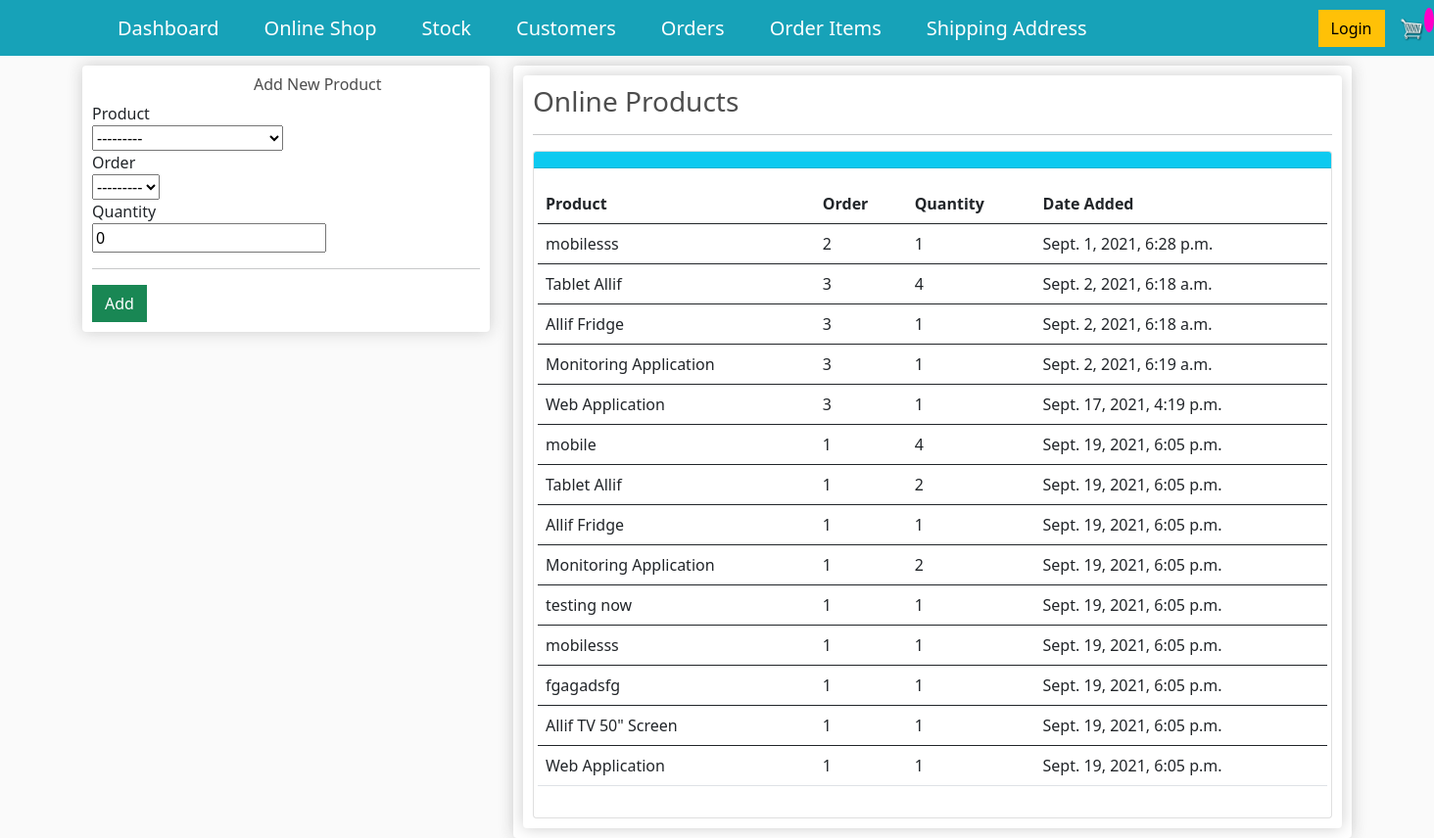
The app's page /order_online_items/ with its own data.
### store/models.py (models this page shows, shortened)
class OrderItem(models.Model):
    product = models.ForeignKey(Product, on_delete=models.SET_NULL, null=True, blank=True)
    order = models.ForeignKey(Order, on_delete=models.SET_NULL, null=True,blank=True)
    quantity = models.IntegerField(default=0,null=True,blank=True)
    date_added = models.DateTimeField(auto_now_add=True)

class Product(models.Model):
    name = models.CharField(max_length=255, null=True)
    price=models.DecimalField(max_digits=7,decimal_places=2)
    digital = models.BooleanField(default=False,blank=True, null=True)#If the item is digital, we dont need to ship
    product_image=models.ImageField(null=True, blank=True)
    def __str__(self):
        return self.name

class Order(models.Model):
    customer = models.ForeignKey(Customer, on_delete=models.SET_NULL, null=True,blank=True)#if customer is deleted, we dont want to delete the order but rather set the customer value to null
    date_ordered=models.DateTimeField(auto_now_add=True)
    complete=models.BooleanField(default=False, null=True, blank=False)
    transaction_id=models.CharField(max_length=100, null=True)
    def __str__(self):
        return str(self.id) #it was giving errors hence commented out

### store/views.py (the view)
# urls.py: path('order_online_items/', views.order_online_items, name="order_online_items"),
def order_online_items(request):
    title="Allifmaal Online Stock"
    form=OrderOnlineItemsForm(request.POST or None)
    orderitems = OrderItem.objects.all()
    if form.is_valid():
        form.save()
        messages.success(request, 'Customer added successfully')
        return redirect('order_online_items')
    context={
        "title": title,
        "form":form,
        "orderitems":orderitems,
        }
    return render(request,'store/order_online_items.html',context)

### store/forms.py
class OrderOnlineItemsForm(forms.ModelForm): #the forms here is the one imported up there.
    class Meta:
        model = OrderItem
        fields = ["product",'order','quantity']

### store/templates/store/order_online_items.html (shortened to what this page needs)
{% extends "store/main.html"%}
{% load crispy_forms_tags %}
{% load static %}
{% block content %}
<div class="row">
	<div class="col-lg-4">
		<div class="box-element" id="form-wrapper">
                <div id="user-info">
                <h6 style="padding-left:165px">Add New Product</h6>
                <form method='POST' action=''> {% csrf_token %}
                    {{form|crispy}}
                </div>
                <hr>
                <input id="form-button" class="btn btn-success btn-block" type="submit" value="Add">
		</div>
        <br>
	</div>
	<div class="col-lg-8">
		<div class="box-element">
            <div class="box-element">
        <h3>Online Products</h3>
        <hr>
            <div class="card">
                <div class="card-header bg-info text-white">
                </div>
                <div class="card-body">
                    <div class="row">
                       <table class="table table-hover">
                        <thead>
                          <tr>
                            <th scope="col">Product</th>
                            <th scope="col">Order</th>
                            <th scope="col">Quantity</th>
                            <th scope="col">Date Added</th>
                          </tr>
                        </thead>
                        <tbody>
                            {% for orderitem in orderitems %}
                            <tr>
                            <td>{{orderitem.product}}</td>
                            <td>{{orderitem.order}}</td>
                            <td>{{orderitem.quantity}}</td>
                            <td>{{orderitem.date_added}}</td>
                          </tr>
                        </tbody>
                        {% endfor %}
                      </table>
                </div>
            </div>
        </div>
            </div>
		</div>
	</div>
</div>
{% endblock %}

### store/static/css/main.css (style rules this page uses)
body { background-color: hsl(0, 0%, 98%); }
h1,h2,h3,h4,h5,h6 { color:hsl(0, 0%, 30%); }
.box-element { box-shadow:hsl(0, 0%, 80%) 0 0 16px; background-color: #fff; border-radius: 4px; padding: 10px; }
.col-lg-4, .col-lg-6, .col-lg-8, .col-lg-12 { margin-top: 10px; }
.btn { border-radius: 0; }

### records on screen
OrderItem: product "mobilesss", order "2", quantity "1", date_added "Sept. 1, 2021, 6:28 p.m."
OrderItem: product "Tablet Allif", order "3", quantity "4", date_added "Sept. 2, 2021, 6:18 a.m."
OrderItem: product "Allif Fridge", order "3", quantity "1", date_added "Sept. 2, 2021, 6:18 a.m."
OrderItem: product "Monitoring Application", order "3", quantity "1", date_added "Sept. 2, 2021, 6:19 a.m."
OrderItem: product "Web Application", order "3", quantity "1", date_added "Sept. 17, 2021, 4:19 p.m."
OrderItem: product "mobile", order "1", quantity "4", date_added "Sept. 19, 2021, 6:05 p.m."
OrderItem: product "Tablet Allif", order "1", quantity "2", date_added "Sept. 19, 2021, 6:05 p.m."
OrderItem: product "Allif Fridge", order "1", quantity "1", date_added "Sept. 19, 2021, 6:05 p.m."
OrderItem: product "Monitoring Application", order "1", quantity "2", date_added "Sept. 19, 2021, 6:05 p.m."
OrderItem: product "testing now", order "1", quantity "1", date_added "Sept. 19, 2021, 6:05 p.m."
OrderItem: product "mobilesss", order "1", quantity "1", date_added "Sept. 19, 2021, 6:05 p.m."
OrderItem: product "fgagadsfg", order "1", quantity "1", date_added "Sept. 19, 2021, 6:05 p.m."
OrderItem: product "Allif TV 50\" Screen", order "1", quantity "1", date_added "Sept. 19, 2021, 6:05 p.m."
OrderItem: product "Web Application", order "1", quantity "1", date_added "Sept. 19, 2021, 6:05 p.m."
